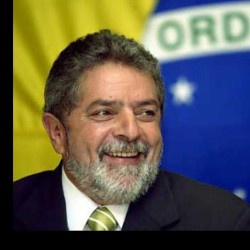
#> input picture study_room_tracker/test_images/0.jpg, 250 x 250 px
$ python tracker.py --image test_images/0.jpg --dir test_images
#> lines starting #> are read from the running program, lines starting #| are printed output that depends on the picture
import cv2
import argparse
import csv
import os
import glob
from datetime import datetime

parser = argparse.ArgumentParser(description="Study Room Occupancy Tracker")

parser.add_argument("--image", type=str, required=False, help="Path to a single image file")
parser.add_argument("--dir", type=str, required=False, help="Path to a folder of images")
parser.add_argument("--capacity", type=int, default=20, help="Maximum capacity of the room")
args = parser.parse_args()
args = parser.parse_args()

def analyze_room(image_path, max_capacity):

#> called with image_path = 'test_images/0.jpg', max_capacity = 20
    cascade_path = cv2.data.haarcascades + 'haarcascade_frontalface_default.xml'
    face_cascade = cv2.CascadeClassifier(cascade_path)


    if not os.path.exists(image_path):
        print(f"[ERROR] Could not find image at: {image_path}")
        return

    img = cv2.imread(image_path)
#> img is the input picture: shape (250, 250, 3); mean B, G, R 79.2, 90.9, 93.6
    gray = cv2.cvtColor(img, cv2.COLOR_BGR2GRAY)
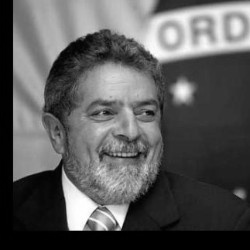
#> gray: shape (250, 250); min 0, max 255, mean 90.4


    faces = face_cascade.detectMultiScale(gray, scaleFactor=1.1, minNeighbors=5, minSize=(30, 30))
#> faces = [[68, 69, 112, 112]]
    head_count = len(faces)
#> head_count = 1

    occupancy_rate = (head_count / max_capacity) * 100
#> occupancy_rate = 5

    if occupancy_rate < 50:
        status = "🟢 EMPTY / PLENTY OF SPACE"
    elif occupancy_rate < 90:
        status = "🟡 BUSY / FILLING UP"
    else:
        status = "🔴 FULL"

    print("\n" + "="*45)
    print(" 📊 STUDY ROOM OCCUPANCY REPORT")
    print("="*45)
    print(f" Image Analyzed : {image_path}")
    print(f" Faces Detected : {head_count}")
#|  Faces Detected : 1
    print(f" Room Capacity  : {max_capacity}")
    print(f" Occupancy Rate : {occupancy_rate:.1f}%")
#|  Occupancy Rate : 5.0%
    print(f" Status         : {status}")
    print("="*45)

    timestamp = datetime.now().strftime("%Y-%m-%d %H:%M:%S")
    log_file = "occupancy_log.csv"

    if not os.path.exists(log_file):
        with open(log_file, mode="w", newline="") as file:
            writer = csv.writer(file)
            writer.writerow(["Timestamp", "Head Count", "Occupancy Rate"])

    with open(log_file, mode="a", newline="") as file:
        writer = csv.writer(file)
        writer.writerow([timestamp, head_count, f"{occupancy_rate:.1f}%"])

    print(f"[INFO] Data successfully logged to {log_file}\n")

if __name__ == "__main__":

    if args.image:
        analyze_room(args.image, args.capacity)


    elif args.dir:
        print(f"\n[INFO] Scanning directory: {args.dir}")


        search_path = os.path.join(args.dir, "*.*")
        all_files = glob.glob(search_path)


        image_files = [f for f in all_files if f.lower().endswith(('.png', '.jpg', '.jpeg'))]

        if len(image_files) == 0:
            print(f"[ERROR] No images found in the folder: {args.dir}")
        else:
            print(f"[INFO] Found {len(image_files)} images. Processing batch...\n")
            for img_path in image_files:
                analyze_room(img_path, args.capacity)

    else:
        print("[ERROR] Please provide either a single image (--image) or a folder (--dir).")

$ run again, on study_room_tracker/test_images/10.jpg
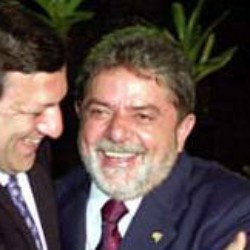
#> input picture study_room_tracker/test_images/10.jpg, 250 x 250 px
#> in analyze_room, img is the input picture: shape (250, 250, 3); mean B, G, R 71.6, 75.4, 90.6
#> in analyze_room, `gray = cv2.cvtColor(img, cv2.COLOR_BGR2GRAY)`:
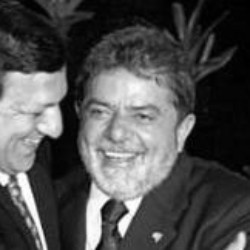
#> gray: shape (250, 250); min 0, max 255, mean 79.5
#> faces = [[71, 70, 112, 112]]
#> head_count = 1
#> occupancy_rate = 5
#|  Faces Detected : 1
#|  Occupancy Rate : 5.0%

$ run again, on study_room_tracker/test_images/11.jpg
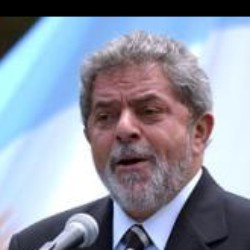
#> input picture study_room_tracker/test_images/11.jpg, 250 x 250 px
#> in analyze_room, img is the input picture: shape (250, 250, 3); mean B, G, R 163.9, 148.3, 141.5
#> in analyze_room, `gray = cv2.cvtColor(img, cv2.COLOR_BGR2GRAY)`:
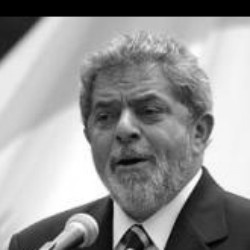
#> gray: shape (250, 250); min 0, max 255, mean 148
#> faces = [[67, 65, 118, 118]]
#> head_count = 1
#> occupancy_rate = 5
#|  Faces Detected : 1
#|  Occupancy Rate : 5.0%

$ run again, on study_room_tracker/test_images/12.jpg
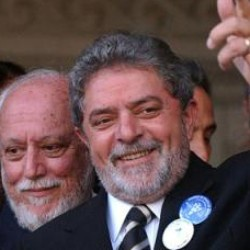
#> input picture study_room_tracker/test_images/12.jpg, 250 x 250 px
#> in analyze_room, img is the input picture: shape (250, 250, 3); mean B, G, R 80, 78.6, 101.7
#> in analyze_room, `gray = cv2.cvtColor(img, cv2.COLOR_BGR2GRAY)`:
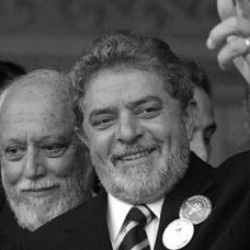
#> gray: shape (250, 250); min 3, max 255, mean 85.7
#> faces = [[69, 69, 116, 116]]
#> head_count = 1
#> occupancy_rate = 5
#|  Faces Detected : 1
#|  Occupancy Rate : 5.0%
